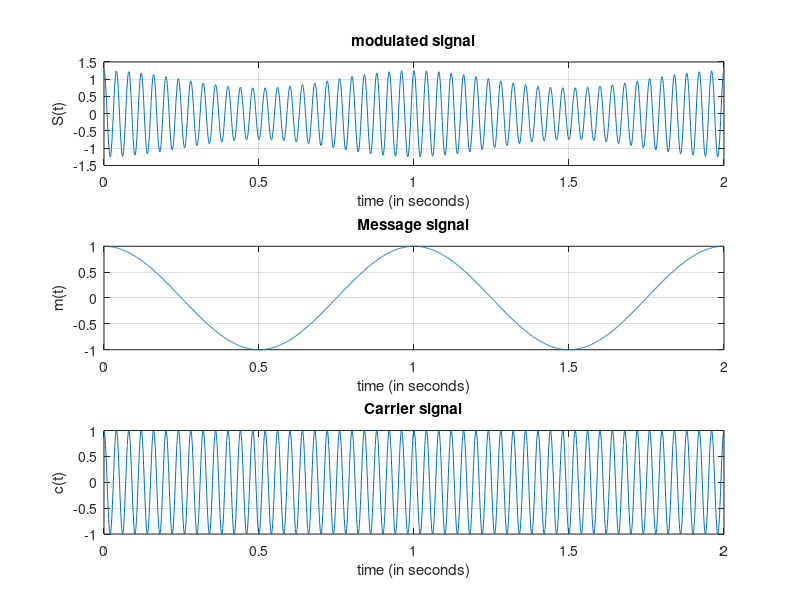
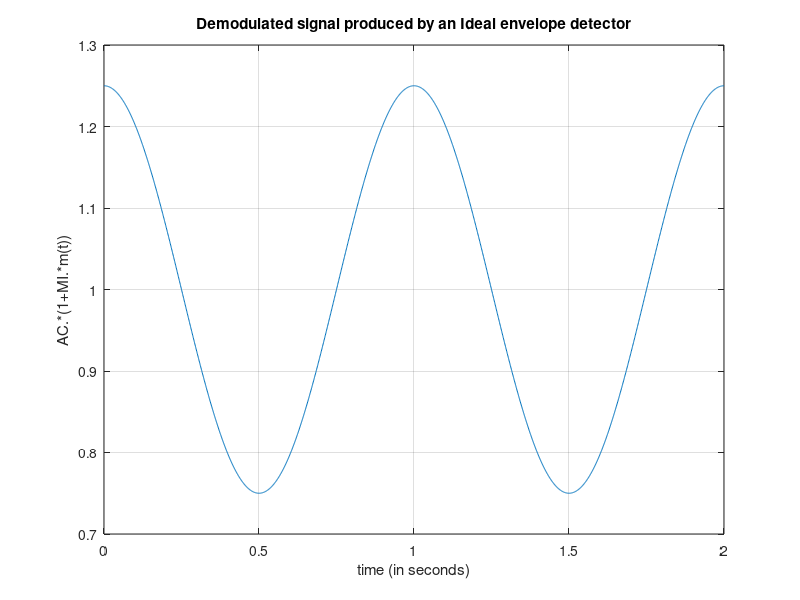
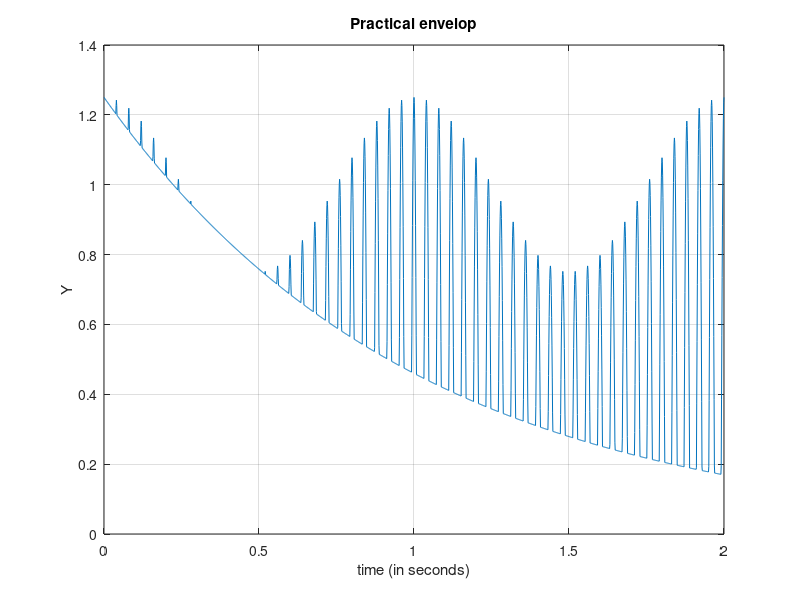

Recreate these plots in MATLAB, in order.
clear all 
close all
clc

%part 1
t=0:0.001:2;
MI=0.25;
c=cos(2.*pi.*25.*t);
m=cos(2.*pi.*t);
s=(1+MI.*m).*c;
subplot(3,1,1),plot(t,s,'-'),xlabel('time (in seconds)'),ylabel('S(t)'),title('modulated signal'),grid on;
subplot(3,1,2),plot(t,m,'-'),xlabel('time (in seconds)'),ylabel('m(t)'),title('Message signal'),grid on;
subplot(3,1,3),plot(t,c,'-'),xlabel('time (in seconds)'),ylabel('c(t)'),title('Carrier signal'),grid on;
%part 2
Ienv=abs((1+MI.*m));
figure 
plot(t,Ienv,'-'),xlabel('time (in seconds)'),ylabel('AC.*(1+MI.*m(t))'),title('Demodulated signal produced by an Ideal envelope detector'),grid on;
%part3

for to=0.4:0.01:1
   k=1; z=s(k)*exp(-t/to);
for i=1:length(z)
    if z(i)>=s(i) 
        y(i)=z(i);
        k=k+i;
    else 
        y(i)=s(i);
    end
end


end;

figure
plot(t,y),xlabel('time (in seconds)'),ylabel('Y'),title('Practical envelop'),grid on;



